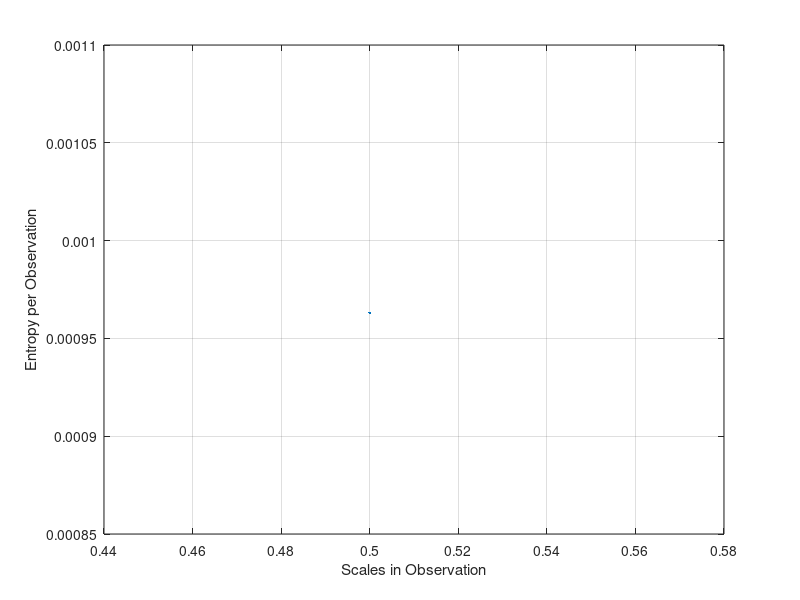

This figure's MATLAB source:

% In this code, I try to set the initial conditions of all the dots
% distributed uniformly in the square x = [0,1], y = [0,1];

clc;
clear all;
t_start = 0;
t_end = 1;
num = 5000;
t = linspace(t_start,t_end,num);


% Total number of points
N = 5000; 
%%
% van der Pol model parameters
a = 0.8;
b = 0.4;
c = 0.2;
I = 0.33;

% Array initialization
del_t = (t_end-t_start)/num;
v_dot = zeros(1,length(t));
v = v_dot;
w = v_dot;
w_dot = v_dot;


% Uniformly distributed initial conditions

x_0 = rand(1, N)-0.1;
y_0 = rand(1, N)-2.3;
minAllowableDistance = 0.05;
numberOfPoints = N;
% Initialize first point.
keeperX = x_0(1);
keeperY = y_0(1);
% Try dropping down more points.
counter = 2;
for k = 2 : numberOfPoints
	% Get a trial point.
	thisX = x_0(k);
	thisY = y_0(k);
	% See how far is is away from existing keeper points.
	distances = sqrt((thisX-keeperX).^2 + (thisY - keeperY).^2);
	minDistance = min(distances);
	if minDistance >= minAllowableDistance
		keeperX(counter) = thisX;
		keeperY(counter) = thisY;
		counter = counter + 1;
	end
end
plot(keeperX, keeperY, 'b*');

% grid on;
% hold on;
N = size(keeperX,2);
% 
%Scales = linspace(0.03, 4,10);
Scales = [0.3 0.6 1 1.5 2 2.5 2.8 3.2];
Scales = [0.5];
% v = zeros(100,num);
% w = zeros(100,num);

Entropy_Time = zeros(length(Scales),14);
    
%% van der pol limit cycle equations
%   .
%   v = w;
%   .
%   w   =  -0.08*(v^2-1)*w-v;
for(i = 1:1:num)
    
    
    for mm = 1:N
        
        v(mm,1) = keeperX(mm);
        w(mm,1) = keeperY(mm);
        
        v_dot(i) = w(mm,i);
        w_dot(i) = -(v(mm,i).^2-1)*w(mm,i)-v(mm,i);
        v(mm,i+1) = v(mm,i) + del_t*v_dot(i);
        w(mm,i+1) = w(mm,i) + del_t*w_dot(i);
        %scatter(v(:,i),w(:,i));
        %pause(0.1);
        
    end
    
end



% plot(v(5,:),w(5,:),'r','Linewidth',2);
% hold on;
% 
% for(i = 1:1:num)
%     
% plot(v(5,:),w(5,:),'r','Linewidth',2);
% hold on;
% scatter(v(:,i),w(:,i));
% pause(0.1);
% hold off
% end 

%%
for(i = 1:300:4201)
    
    summ = zeros(length(Scales),1);
    
    
    for kk = 1:length(Scales)
        
        
        % find the numbers in each axis
        wid = ceil(10/Scales(kk));
        len = ceil(10/Scales(kk));
        M = zeros(wid,len);
        xq = v(:,i);
        yq = w(:,i);
        
        
        % Use inpolygon function to discretize them and count the number of spots
        % inside each cell
        
        for ii = 1:wid
            for j = 1:len
                xv = [-5+ii*Scales(kk) -5+(ii+1)*Scales(kk) -5+(ii+1)*Scales(kk) -5+ii*Scales(kk) -5+ii*Scales(kk)];
                %yv = [-4+0.5*j*Scales(kk) -3.1+0.5*j*Scales(kk) -3.0+0.5*j*Scales(kk) -3.0+0.5*j*Scales(kk) -3.1+0.5*j*Scales(kk)];
                yv = [-5+j*Scales(kk) -5+j*Scales(kk) -5+(j+1)*Scales(kk) -5+(j+1)*Scales(kk) -5+j*Scales(kk)];
                [in, on] = inpolygon(xq,yq,xv,yv);
                M(ii,j) = numel(xq(in));
            end
        end
        
        
        % All the cells with data points inside are set as events
        [rows, colums, values] = find(M);
        P = values./sum(values);    %Probability of event happening
        
        %
        Pd = length(values);
        
        % Try to sum the entropy over all the possible events
        for s = 1:Pd
            summ(kk) = summ(kk)+P(s)*log(Scales(kk)^2*1/P(s));
        end

        
        % Calculate the Entropy over per observation
        summ(kk) = summ(kk)/Pd;
        
    end
    
    Entropy_Time(:,i) = summ;
    
end



Entropy = mean(Entropy_Time,2);

%plot the Entropy under different scales
plot(Scales,Entropy./Scales'.^2);
xlabel('Scales in Observation');
ylabel('Entropy per Observation');
grid on;
box on;

